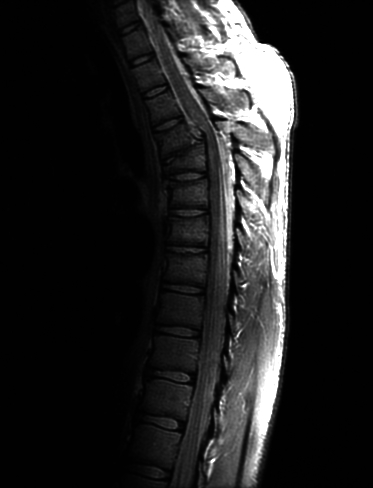
#> input picture hw1/Fig3.08(a).jpg, 373 x 488 px
$ python Histogram-Equalization.py   (older library calls are emulated)
#> lines starting #> are read from the running program, lines starting #| are printed output that depends on the picture
### hw1/base.py
#coding=utf-8
import numpy as np

def get_cnts(im, L):
    # 对灰度值进行计数
    row, col = im.shape
    cnts = np.zeros(L)
    for c in range(col):
        for r in range(row):
            gray = im[r, c]
            cnts[gray] += 1
    return cnts

def get_gray(im):
    dim = im.astype(np.int)
    return ((dim[:,:,0] * 299 + dim[:,:,1] * 587 + dim[:,:,2] * 114 + 500) / 1000).astype(np.uint8)

# 卷积结果不对图像进行标准化, 返回值可以存在负数
# [19 lines left out: function conv2, not called in this run]

# 标准化为uint8类型
def normal_pic(im):
    tim = np.clip(im, 0, 255)
    return tim.astype(np.uint8)

def dec_pic(a, b):
    return np.clip((a.astype(np.int) - b.astype(np.int)), 0, 255).astype(np.uint8)

def add_pic(a, b):
    return np.clip((a.astype(np.int) + b.astype(np.int)), 0, 255).astype(np.uint8)

# [6 lines that do not run on import are left out]

### hw1/Histogram-Equalization.py
#coding=utf-8

import matplotlib.pyplot as plt
import matplotlib.image as mpimg
import numpy as np
from base import *

im = mpimg.imread("Fig3.08(a).jpg")
#> im is the input picture: shape (488, 373); min 0, max 255, mean 32.6
#im = get_gray(im)

L = 256 # 灰度级

# 统计灰度级
cnts = get_cnts(im, L)
#> after the loop in get_cnts, `for c in range(col):`: cnts = 256 values, max 102029 at index 1, min 1 at index 217, mean 711

# 计算出各个灰度值的频率
p = cnts / np.sum(cnts)
#> p = 256 values, max 0.561 at index 1, min 5.49e-06 at index 217, mean 0.00391

# 累计分布
cp = np.cumsum(p)
#> cp = 256 values from 0.0123 to 1
#cp[0] = 0.0
# 一般的方法
s = np.around(cp * (L - 1))
#> s = 256 values from 3 to 255

# 改进的方法
mi = np.min(im)
#> mi = 0
ma = np.max(im)
#> ma = 255
ps = np.around(cp * (ma - mi) + mi)
#> ps = 256 values from 3 to 255

f = np.frompyfunc(lambda x : s[x], 1, 1)
new_im = f(im).astype(np.uint8)
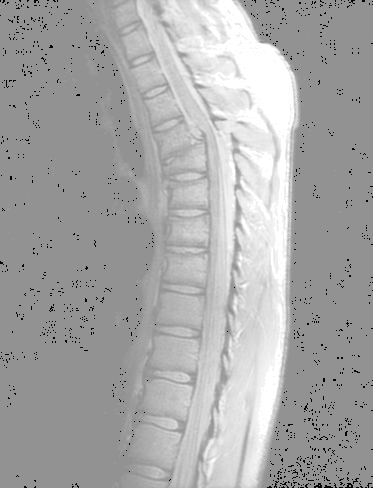
#> new_im: shape (488, 373); min 3, max 255, mean 168

pf = np.frompyfunc(lambda x : ps[x], 1, 1)
improved_im = pf(im).astype(np.uint8)

# 统计灰度级
new_cnts = get_cnts(new_im, L)
#> new_cnts = 256 values, max 102029 at index 146, min 0 at index 0, mean 711
improved_cnts = get_cnts(improved_im, L)
#> improved_cnts has the same summary as new_cnts

# 绘制原图
plt.subplot(2,3,1)
plt.title("Before")
plt.imshow(im, "gray")
# 绘制直方图均衡后的图像
plt.subplot(2,3,2)
plt.title("After")
plt.imshow(new_im, "gray")

plt.subplot(2,3,3)
plt.title("Improved")
plt.imshow(improved_im, "gray")

# 原图绘制直方图
plt.subplot(2,3,4)
plt.bar(range(L), cnts)

# 绘制均衡后的直方图
plt.subplot(2,3,5)
plt.bar(range(L), new_cnts)

plt.subplot(2,3,6)
plt.bar(range(L), improved_cnts)

plt.show()
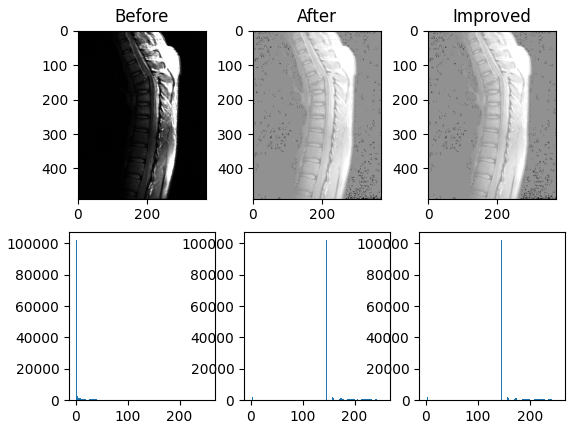
#> figure drawn by matplotlib, 6 panels; panel 4: tallest bar 102029 high, from x = 0.6 to 1.4; panel 5: tallest bar 102029 high, from x = 145.6 to 146.4; panel 6: tallest bar 102029 high, from x = 145.6 to 146.4
